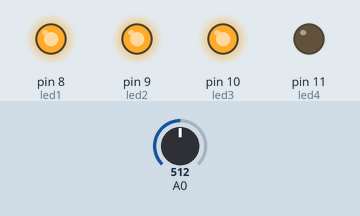
A sketch run on a simulated Arduino Uno, built with avr-gcc and run on an emulated ATmega328P. On the bench: output pins drawn as LEDs (lit = HIGH). The inputs (shaded band) are chosen by the test bench; at power-on: A0 = 512.

Above: at 1.2 s.
1.3 s: A0 set to 499
At 2.5 s:
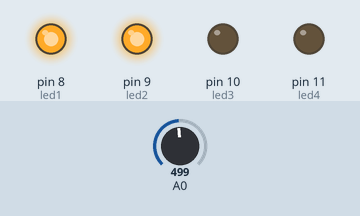
2.8 s: A0 set to 275
4.3 s: A0 set to 240
At 5.0 s:
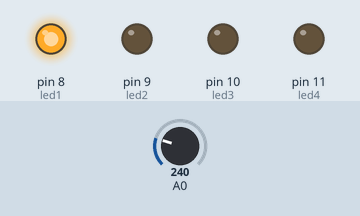
5.8 s: A0 set to 6
7.3 s: A0 set to 3
At 8.5 s:
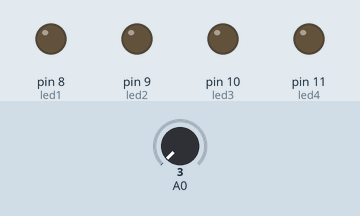
8.8 s: A0 set to 73
At 9.6 s:
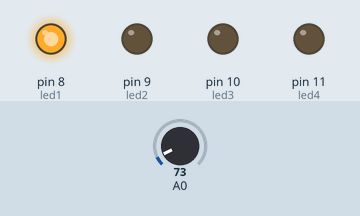
Timing chart, 0 to 11.3 s (numbered marks = the images above; inputs shaded):
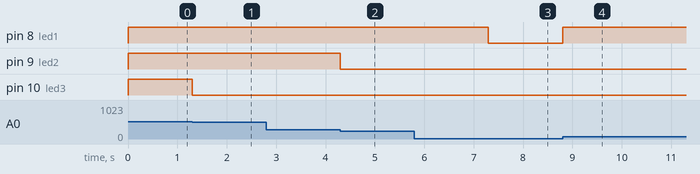

Measured:
- the behaviour switches between 510 and 509 on A0 (found by bisection; images 0 and 1)
- the behaviour switches between 257 and 256 on A0 (found by bisection; images 1 and 2)
- the behaviour switches between 5 and 4 on A0 (found by bisection; images 2 and 3)
- after the input at 1.3 s, pin 10 (led3): HIGH → LOW at once
- after the input at 2.8 s, every drawn part: stays the same
- after the input at 4.3 s, pin 9 (led2): HIGH → LOW at once
- after the input at 5.8 s, every drawn part: stays the same
- after the input at 7.3 s, pin 8 (led1): HIGH → LOW at once
- after the input at 8.8 s, pin 8 (led1): LOW → HIGH at once

The sketch:

question_2.ino
```cpp
// 4 LEDs and a Potentiameter

int led1=8;
int led2 = 9;
int led3 = 10;
int led4 = 11;
void setup() {
  // put your setup code here, to run once:
  Serial.begin(9600);
  pinMode(led1,OUTPUT);
  pinMode(led2,OUTPUT);
  pinMode(led3,OUTPUT);
  pinMode(led4,OUTPUT);
}

void loop() {
int pot = analogRead(0);
int mappedVal= map(pot,0,1023,0,255);

if(mappedVal == 0) { // min value

   digitalWrite(led1,LOW);
   digitalWrite(led2,LOW);
   digitalWrite(led3,LOW);
   digitalWrite(led4,LOW);

 }

else if(mappedVal>0 && mappedVal <= 63) {
   digitalWrite(led1,HIGH);
   digitalWrite(led2,LOW);
   digitalWrite(led3,LOW);
   digitalWrite(led4,LOW);
  }

  else if (mappedVal > 63 && mappedVal <=126) {

   digitalWrite(led1,HIGH);
   digitalWrite(led2,HIGH);
   digitalWrite(led3,LOW);
   digitalWrite(led4,LOW);
    }

    else if (mappedVal> 126 && mappedVal<=189) {
   digitalWrite(led1,HIGH);
   digitalWrite(led2,HIGH);
   digitalWrite(led3,HIGH);
   digitalWrite(led4,LOW);
      }

   else if(mappedVal > 189 && mappedVal<=255) {
   digitalWrite(led1,HIGH);
   digitalWrite(led2,HIGH);
   digitalWrite(led3,HIGH);
   digitalWrite(led4,HIGH);

    }


}
```
